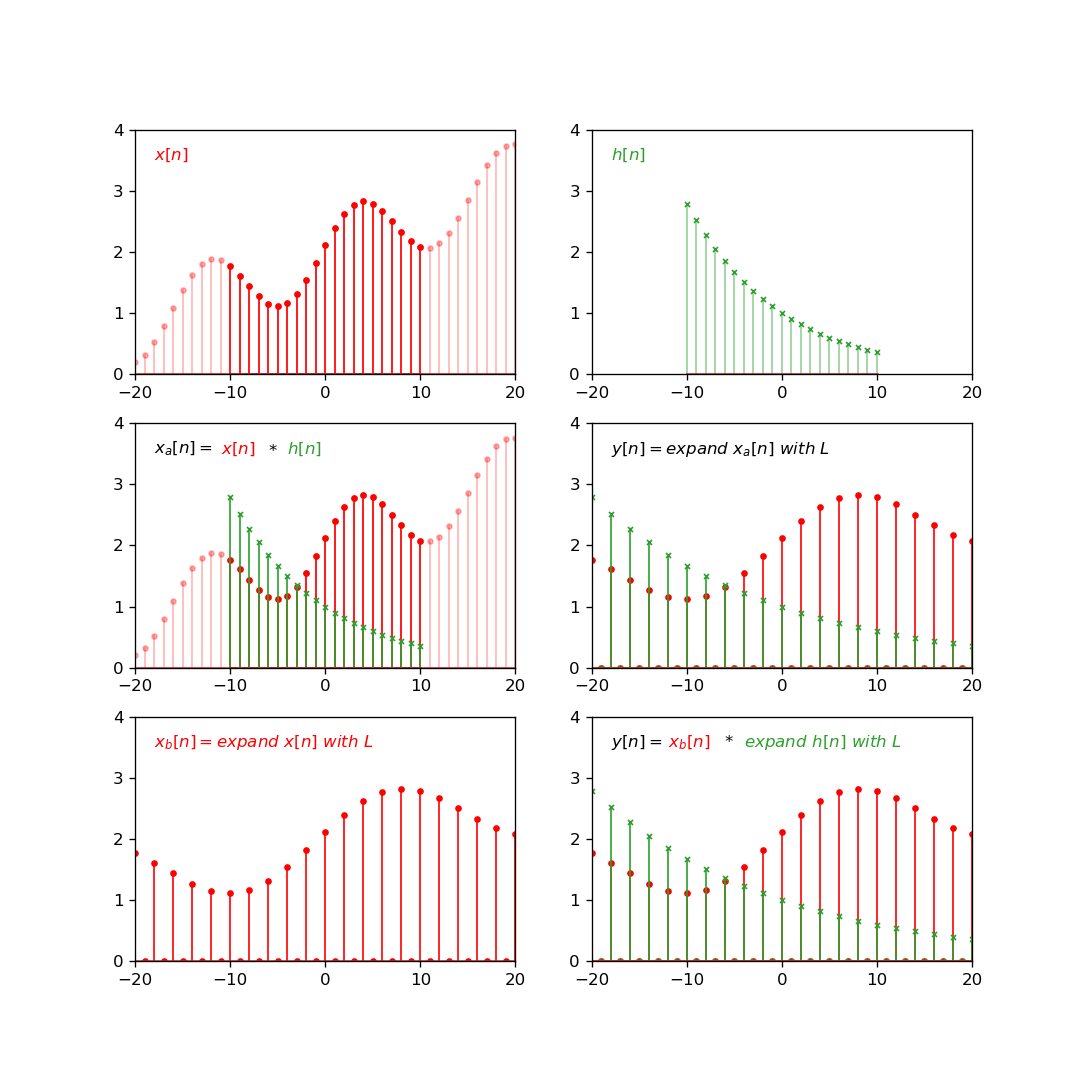

Reproduce this figure in Python.
import numpy as np
import matplotlib.pyplot as plt

def axesCross(ax):
    ax.spines['left'].set_position('zero')
    ax.spines['bottom'].set_position('zero')
    ax.spines['right'].set_color('none')
    ax.spines['top'].set_color('none')



fig = plt.figure(figsize=(9,9), dpi=120)

(ax1, ax2), (ax3, ax4), (ax5, ax6) = fig.subplots(3, 2)

f = lambda x: .6*np.sin(.2*(x+1))+2+.03*x
h = lambda x: np.abs(.95**x)
mod = lambda x: np.where(x%2==0, 1, 0)
x1 = np.arange(-30, 30, 1)
x2 = np.arange(-10, 11, 1)

ax1.set_xlim(-20, 20)
ax1.set_ylim(0, 4)
#ax1.xaxis.set_ticks()
markers11, stemlines11, baseline11 = ax1.stem(x1, f(x1*2))
markers12, stemlines12, baseline12 = ax1.stem(x2, f(x2*2))
plt.setp(markers11, 'markersize', 3, 'color', 'r', 'alpha', .3)
plt.setp(stemlines11, 'linewidth', 1, 'color', 'r', 'alpha', .3)
plt.setp(markers12, 'color', 'r', 'markersize', 3)
plt.setp(stemlines12, 'color', 'r', 'linewidth', 1)
ax1.annotate(r"$x[n]$", xy=(0, 0), xytext=(-18, 3.5), color='r')

ax2.set_xlim(-20, 20)
ax2.set_ylim(0, 4)
#ax1.xaxis.set_ticks()
markers23, stemlines23, baseline23 = ax2.stem(x2, h(x2*2), markerfmt='x')
plt.setp(markers23, 'color', 'C2', 'markersize', 3)
plt.setp(stemlines23, 'color', 'C2', 'linewidth', '1', 'alpha', .5)
ax2.annotate(r"$h[n]$", xy=(0, 0), xytext=(-18, 3.5), color='C2')

ax3.set_xlim(-20, 20)
ax3.set_ylim(0, 4)
#ax1.xaxis.set_ticks()
markers33, stemlines33, baseline33 = ax3.stem(x2, f(x2*2))
plt.setp(markers33, 'markersize', 3, 'color', 'r')
plt.setp(stemlines33, 'linewidth', 1, 'color', 'r')
markers31, stemlines31, baseline31 = ax3.stem(x1, f(x1*2))
plt.setp(markers31, 'color', 'r', 'markersize', 3, 'alpha', .3)
plt.setp(stemlines31, 'color', 'r', 'linewidth', 1, 'alpha', .3)
markers32, stemlines32, baseline32 = ax3.stem(x2, h(x2*2), markerfmt='x')
plt.setp(markers32, 'color', 'C2', 'markersize', 3)
plt.setp(stemlines32, 'color', 'C2', 'linewidth', 1)
ax3.annotate(r"$x_a[n] = $", xy=(0, 0), xytext=(-18, 3.5))
ax3.annotate(r"$x[n]$", xy=(0, 0), xytext=(-11, 3.5), color='r')
ax3.annotate(r"$*$", xy=(0, 0), xytext=(-6, 3.5))
ax3.annotate(r"$h[n]$", xy=(0, 0), xytext=(-4, 3.5), color='C2')

ax4.set_xlim(-20, 20)
ax4.set_ylim(0, 4)
#ax1.xaxis.set_ticks()
markers43, stemlines43, baseline43 = ax4.stem(x1, f(x1)*mod(x1))
plt.setp(markers43, 'color', 'r', 'markersize', 3)
plt.setp(stemlines43, 'color', 'r', 'linewidth', 1)
markers41, stemlines41, baseline41 = ax4.stem(x1, h(x1)*mod(x1), markerfmt='x')
plt.setp(markers41, 'color', 'C2', 'markersize', 3)
plt.setp(stemlines41, 'color', 'C2', 'linewidth', 1)
#markers42, stemlines42, baseline42 = ax4.stem(x2, f(x2*4))
#plt.setp(markers42, 'color', 'r', 'markersize', 3)
#plt.setp(stemlines42, 'color', 'r', 'linewidth', 1)
ax4.annotate(r"$y[n] = expand\ x_a[n]\ with\ L$", xy=(0, 0), xytext=(-18, 3.5))

ax5.set_xlim(-20, 20)
ax5.set_ylim(0, 4)
#ax1.xaxis.set_ticks()
markers51, stemlines51, baseline51 = ax5.stem(x1, f(x1)*mod(x1))
plt.setp(markers51, 'markersize', 3, 'color', 'r')
plt.setp(stemlines51, 'color', 'r', 'linewidth', '1')
ax5.annotate(r"$x_b[n] = expand\ x[n]\ with\ L$", xy=(0, 0), xytext=(-18, 3.5), color='r')

ax6.set_xlim(-20, 20)
ax6.set_ylim(0, 4)
#ax1.xaxis.set_ticks()
markers63, stemlines63, baseline63 = ax6.stem(x1, f(x1)*mod(x1))
plt.setp(markers63, 'color', 'r', 'markersize', 3)
plt.setp(stemlines63, 'color', 'r', 'linewidth', 1)
markers61, stemlines61, baseline61 = ax6.stem(x1, h(x1)*mod(x1), markerfmt='x')
plt.setp(markers61, 'color', 'C2', 'markersize', 3)
plt.setp(stemlines61, 'color', 'C2', 'linewidth', 1)
ax6.annotate(r"$y[n] = $", xy=(0, 0), xytext=(-18, 3.5))
ax6.annotate(r"$x_b[n]$", xy=(0, 0), xytext=(-12, 3.5), color='r')
ax6.annotate(r"*", xy=(0, 0), xytext=(-6, 3.5))
ax6.annotate(r"$expand\ h[n]\ with\ L$", xy=(0, 0), xytext=(-4, 3.5), color='C2')

fig.savefig("Einterchange.png", format='png')
plt.show()
